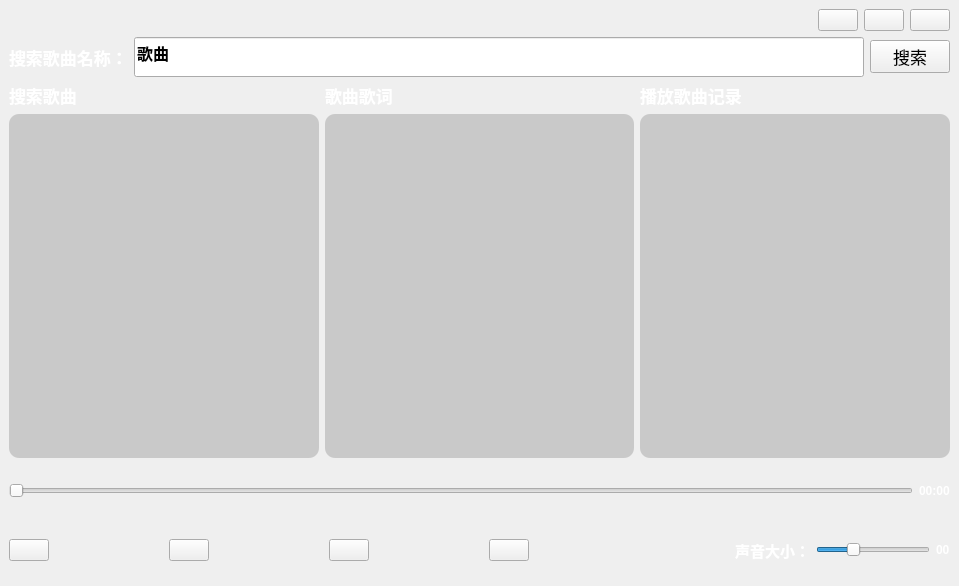
<?xml version="1.0" encoding="UTF-8"?>
<ui version="4.0">
 <class>OnlineMp3</class>
 <widget class="QWidget" name="OnlineMp3">
  <property name="geometry">
   <rect>
    <x>0</x>
    <y>0</y>
    <width>959</width>
    <height>586</height>
   </rect>
  </property>
  <property name="windowTitle">
   <string>OnlineMp3</string>
  </property>
  <property name="styleSheet">
   <string notr="true"/>
  </property>
  <layout class="QHBoxLayout" name="horizontalLayout">
   <property name="leftMargin">
    <number>0</number>
   </property>
   <property name="topMargin">
    <number>0</number>
   </property>
   <property name="rightMargin">
    <number>0</number>
   </property>
   <property name="bottomMargin">
    <number>0</number>
   </property>
   <item>
    <widget class="QWidget" name="widget" native="true">
     <property name="styleSheet">
      <string notr="true">QWidget#widget
{
	
	border-image: url(:/res/background.jpg);
}

QLabel
{
	font-weight: bold;
	color: rgb(255, 255, 255);
	border: none;
}

QListWidget,QTextBrowser
{
  border-radius: 10px;
  background-color: rgba(180, 180, 180, 163);
  
  color: rgb(0, 255, 127);
  font-weight: bold;
  font-size: 12pt;
}</string>
     </property>
     <layout class="QVBoxLayout" name="verticalLayout" stretch="1,1,7,1,1">
      <item>
       <layout class="QHBoxLayout" name="horizontalLayout_6">
        <item>
         <spacer name="horizontalSpacer_5">
          <property name="orientation">
           <enum>Qt::Horizontal</enum>
          </property>
          <property name="sizeHint" stdset="0">
           <size>
            <width>40</width>
            <height>20</height>
           </size>
          </property>
         </spacer>
        </item>
        <item>
         <layout class="QHBoxLayout" name="horizontalLayout_5">
          <item>
           <widget class="QPushButton" name="btn_min">
            <property name="text">
             <string/>
            </property>
            <property name="icon">
             <iconset resource="res.qrc">
              <normaloff>:/res/min.svg</normaloff>:/res/min.svg</iconset>
            </property>
            <property name="iconSize">
             <size>
              <width>30</width>
              <height>30</height>
             </size>
            </property>
           </widget>
          </item>
          <item>
           <widget class="QPushButton" name="btn_change">
            <property name="text">
             <string/>
            </property>
            <property name="icon">
             <iconset resource="res.qrc">
              <normaloff>:/res/change.svg</normaloff>:/res/change.svg</iconset>
            </property>
            <property name="iconSize">
             <size>
              <width>30</width>
              <height>30</height>
             </size>
            </property>
           </widget>
          </item>
          <item>
           <widget class="QPushButton" name="btn_close">
            <property name="text">
             <string/>
            </property>
            <property name="icon">
             <iconset resource="res.qrc">
              <normaloff>:/res/close.svg</normaloff>:/res/close.svg</iconset>
            </property>
            <property name="iconSize">
             <size>
              <width>30</width>
              <height>30</height>
             </size>
            </property>
           </widget>
          </item>
         </layout>
        </item>
       </layout>
      </item>
      <item>
       <layout class="QHBoxLayout" name="horizontalLayout_2">
        <item>
         <widget class="QLabel" name="label">
          <property name="font">
           <font>
            <pointsize>13</pointsize>
            <bold>true</bold>
           </font>
          </property>
          <property name="text">
           <string>搜索歌曲名称：</string>
          </property>
         </widget>
        </item>
        <item>
         <widget class="QLineEdit" name="le_search">
          <property name="sizePolicy">
           <sizepolicy hsizetype="Expanding" vsizetype="Minimum">
            <horstretch>0</horstretch>
            <verstretch>0</verstretch>
           </sizepolicy>
          </property>
          <property name="minimumSize">
           <size>
            <width>0</width>
            <height>40</height>
           </size>
          </property>
          <property name="font">
           <font>
            <pointsize>12</pointsize>
            <bold>true</bold>
           </font>
          </property>
          <property name="text">
           <string>歌曲</string>
          </property>
         </widget>
        </item>
        <item>
         <widget class="QPushButton" name="btn_search">
          <property name="font">
           <font>
            <pointsize>13</pointsize>
           </font>
          </property>
          <property name="text">
           <string>搜索</string>
          </property>
         </widget>
        </item>
       </layout>
      </item>
      <item>
       <layout class="QGridLayout" name="gridLayout">
        <item row="0" column="2">
         <widget class="QLabel" name="label_4">
          <property name="font">
           <font>
            <pointsize>13</pointsize>
            <bold>true</bold>
           </font>
          </property>
          <property name="text">
           <string>播放歌曲记录</string>
          </property>
         </widget>
        </item>
        <item row="0" column="1">
         <widget class="QLabel" name="label_3">
          <property name="font">
           <font>
            <pointsize>13</pointsize>
            <bold>true</bold>
           </font>
          </property>
          <property name="text">
           <string>歌曲歌词</string>
          </property>
         </widget>
        </item>
        <item row="1" column="2">
         <widget class="QListWidget" name="lw_record"/>
        </item>
        <item row="0" column="0">
         <widget class="QLabel" name="label_2">
          <property name="font">
           <font>
            <pointsize>13</pointsize>
            <bold>true</bold>
           </font>
          </property>
          <property name="text">
           <string>搜索歌曲</string>
          </property>
         </widget>
        </item>
        <item row="1" column="1">
         <widget class="QTextBrowser" name="tb_songtext"/>
        </item>
        <item row="1" column="0">
         <widget class="QListWidget" name="lw_search"/>
        </item>
       </layout>
      </item>
      <item>
       <layout class="QHBoxLayout" name="horizontalLayout_3">
        <item>
         <widget class="QSlider" name="hs_songtime">
          <property name="orientation">
           <enum>Qt::Horizontal</enum>
          </property>
         </widget>
        </item>
        <item>
         <widget class="QLabel" name="lb_time">
          <property name="text">
           <string>00:00</string>
          </property>
         </widget>
        </item>
       </layout>
      </item>
      <item>
       <layout class="QHBoxLayout" name="horizontalLayout_4">
        <item>
         <widget class="QPushButton" name="btn_lastsong">
          <property name="text">
           <string/>
          </property>
          <property name="icon">
           <iconset resource="res.qrc">
            <normaloff>:/res/last.svg</normaloff>:/res/last.svg</iconset>
          </property>
          <property name="iconSize">
           <size>
            <width>30</width>
            <height>30</height>
           </size>
          </property>
         </widget>
        </item>
        <item>
         <spacer name="horizontalSpacer">
          <property name="orientation">
           <enum>Qt::Horizontal</enum>
          </property>
          <property name="sizeHint" stdset="0">
           <size>
            <width>40</width>
            <height>20</height>
           </size>
          </property>
         </spacer>
        </item>
        <item>
         <widget class="QPushButton" name="btn_start_stop">
          <property name="text">
           <string/>
          </property>
          <property name="icon">
           <iconset resource="res.qrc">
            <normaloff>:/res/start.svg</normaloff>:/res/start.svg</iconset>
          </property>
          <property name="iconSize">
           <size>
            <width>30</width>
            <height>30</height>
           </size>
          </property>
         </widget>
        </item>
        <item>
         <spacer name="horizontalSpacer_2">
          <property name="orientation">
           <enum>Qt::Horizontal</enum>
          </property>
          <property name="sizeHint" stdset="0">
           <size>
            <width>40</width>
            <height>20</height>
           </size>
          </property>
         </spacer>
        </item>
        <item>
         <widget class="QPushButton" name="btn_nextsong">
          <property name="text">
           <string/>
          </property>
          <property name="icon">
           <iconset resource="res.qrc">
            <normaloff>:/res/next.svg</normaloff>:/res/next.svg</iconset>
          </property>
          <property name="iconSize">
           <size>
            <width>30</width>
            <height>30</height>
           </size>
          </property>
         </widget>
        </item>
        <item>
         <spacer name="horizontalSpacer_3">
          <property name="orientation">
           <enum>Qt::Horizontal</enum>
          </property>
          <property name="sizeHint" stdset="0">
           <size>
            <width>40</width>
            <height>20</height>
           </size>
          </property>
         </spacer>
        </item>
        <item>
         <widget class="QPushButton" name="btn_loop">
          <property name="text">
           <string/>
          </property>
          <property name="icon">
           <iconset resource="res.qrc">
            <normaloff>:/res/wuqiong.svg</normaloff>:/res/wuqiong.svg</iconset>
          </property>
          <property name="iconSize">
           <size>
            <width>30</width>
            <height>30</height>
           </size>
          </property>
          <property name="checkable">
           <bool>true</bool>
          </property>
          <property name="autoExclusive">
           <bool>false</bool>
          </property>
         </widget>
        </item>
        <item>
         <spacer name="horizontalSpacer_4">
          <property name="orientation">
           <enum>Qt::Horizontal</enum>
          </property>
          <property name="sizeType">
           <enum>QSizePolicy::Fixed</enum>
          </property>
          <property name="sizeHint" stdset="0">
           <size>
            <width>200</width>
            <height>20</height>
           </size>
          </property>
         </spacer>
        </item>
        <item>
         <widget class="QLabel" name="label_7">
          <property name="font">
           <font>
            <pointsize>11</pointsize>
            <bold>true</bold>
           </font>
          </property>
          <property name="text">
           <string>声音大小：</string>
          </property>
         </widget>
        </item>
        <item>
         <widget class="QSlider" name="hs_sound">
          <property name="value">
           <number>30</number>
          </property>
          <property name="orientation">
           <enum>Qt::Horizontal</enum>
          </property>
         </widget>
        </item>
        <item>
         <widget class="QLabel" name="lb_sound">
          <property name="text">
           <string>00</string>
          </property>
         </widget>
        </item>
       </layout>
      </item>
     </layout>
    </widget>
   </item>
  </layout>
 </widget>
 <resources>
  <include location="res.qrc"/>
 </resources>
 <connections/>
</ui>
